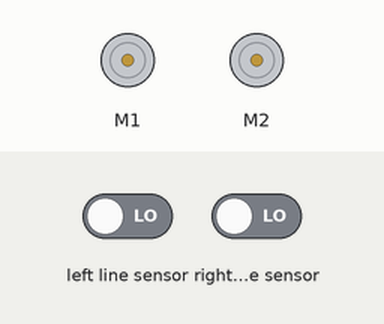
Bench run of a program on a simulated BBC micro:bit (MakeCode). On the bench: 2 × DC motor (green arrow = forward, orange = backward, longer = faster). The inputs (shaded band) are chosen by the test bench; at power-on: left line sensor LOW, right line sensor LOW.

Above: at 1.2 s.
1.3 s: left line sensor driven HIGH
At 2.5 s:
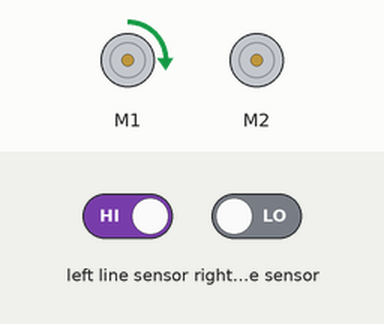
2.8 s: left line sensor driven LOW
At 3.9 s:
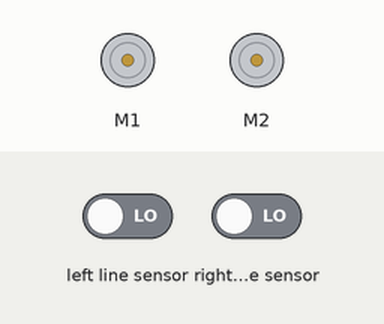
Timing chart, 0 to 5.8 s (numbered marks = the images above; inputs shaded):
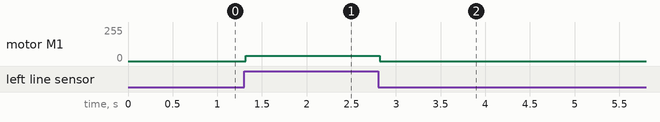

The program:

main.ts
```typescript
let velocidad = 40
basic.forever(function () {
    if (maqueen.readPatrol(maqueen.Patrol.PatrolLeft) == 0) {
        maqueen.motorStop(maqueen.Motors.M1)
    }
    if (maqueen.readPatrol(maqueen.Patrol.PatrolLeft) == 1) {
        maqueen.motorRun(maqueen.Motors.M1, maqueen.Dir.CW, velocidad)
    }
})
basic.forever(function () {
    if (maqueen.readPatrol(maqueen.Patrol.PatrolRight) == 0) {
        maqueen.motorStop(maqueen.Motors.M2)
        if (maqueen.readPatrol(maqueen.Patrol.PatrolRight) == 1) {
            maqueen.motorRun(maqueen.Motors.M2, maqueen.Dir.CW, velocidad)
        }
    }
})
```

test.ts
```typescript
// aquí va el archivo "tests"; esto no se compilará cuando este paquete se utilice como una extensión.
```

Measured:
- after the input at 1.3 s, motor M1: stopped → forward 40/255 at once
- after the input at 2.8 s, motor M1: forward 40/255 → stopped at once
